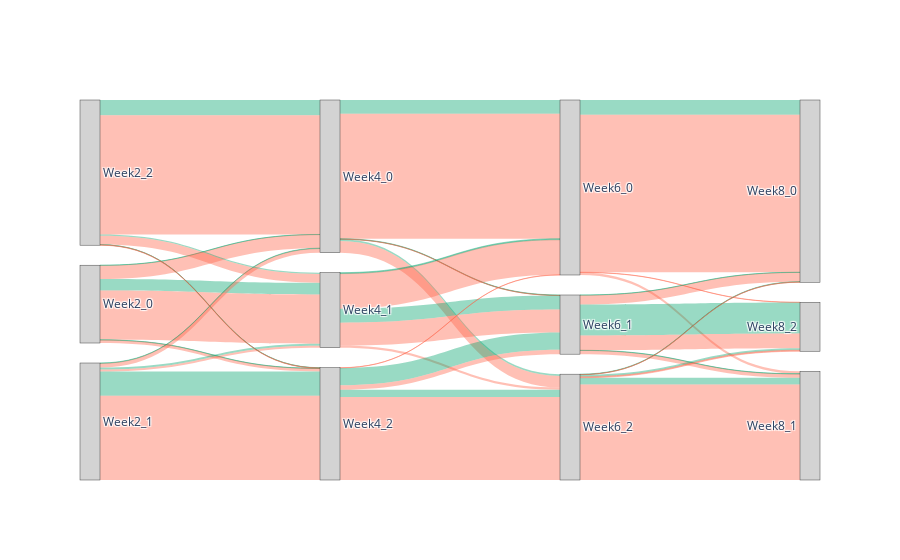

The notebook cell saved with this chart:
### Code cell
percentile = 0.6
x_train, x_test, x_val, y_train, y_test, y_val, feature_names = preprocess(course, path, percentile, feature_types, metadata)
X = np.concatenate([x_train, x_val, x_test], axis=0)
Y = np.concatenate([y_train, y_val, y_test], axis=0)
create_sankey_diagram(labels_path, 'baseline_perc_', [0.2, 0.4, 0.6, 0.8], Y, gamma=True, g=0.6)

### Figure 1 — Plotly figure (JSON) as saved in the notebook; plotly's stock layout.template omitted (floating-point values rounded to 4 significant figures)
{"data": [{"link": {"color": ["rgba(0,163,108, 0.4)", "rgba(255,99,71, 0.4)", "rgba(0,163,108, 0.4)", "rgba(255,99,71, 0.4)", "rgba(0,163,108, 0.4)", "rgba(255,99,71, 0.4)", "rgba(0,163,108, 0.4)", "rgba(255,99,71, 0.4)", "rgba(0,163,108, 0.4)", "rgba(255,99,71, 0.4)", "rgba(0,163,108, 0.4)", "rgba(255,99,71, 0.4)", "rgba(0,163,108, 0.4)", "rgba(255,99,71, 0.4)", "rgba(0,163,108, 0.4)", "rgba(255,99,71, 0.4)", "rgba(0,163,108, 0.4)", "rgba(255,99,71, 0.4)", "rgba(0,163,108, 0.4)", "rgba(255,99,71, 0.4)", "rgba(0,163,108, 0.4)", "rgba(255,99,71, 0.4)", "rgba(0,163,108, 0.4)", "rgba(255,99,71, 0.4)", "rgba(0,163,108, 0.4)", "rgba(255,99,71, 0.4)", "rgba(0,163,108, 0.4)", "rgba(255,99,71, 0.4)", "rgba(0,163,108, 0.4)", "rgba(255,99,71, 0.4)", "rgba(0,163,108, 0.4)", "rgba(255,99,71, 0.4)", "rgba(0,163,108, 0.4)", "rgba(255,99,71, 0.4)", "rgba(0,163,108, 0.4)", "rgba(255,99,71, 0.4)", "rgba(0,163,108, 0.4)", "rgba(255,99,71, 0.4)", "rgba(0,163,108, 0.4)", "rgba(255,99,71, 0.4)", "rgba(0,163,108, 0.4)", "rgba(255,99,71, 0.4)", "rgba(0,163,108, 0.4)", "rgba(255,99,71, 0.4)", "rgba(0,163,108, 0.4)", "rgba(255,99,71, 0.4)", "rgba(0,163,108, 0.4)", "rgba(255,99,71, 0.4)", "rgba(0,163,108, 0.4)", "rgba(255,99,71, 0.4)", "rgba(0,163,108, 0.4)", "rgba(255,99,71, 0.4)", "rgba(0,163,108, 0.4)", "rgba(255,99,71, 0.4)"], "source": [0, 0, 0, 0, 0, 0, 1, 1, 1, 1, 1, 1, 2, 2, 2, 2, 2, 2, 3, 3, 3, 3, 3, 3, 4, 4, 4, 4, 4, 4, 5, 5, 5, 5, 5, 5, 6, 6, 6, 6, 6, 6, 7, 7, 7, 7, 7, 7, 8, 8, 8, 8, 8, 8], "target": [3, 3, 4, 4, 5, 5, 3, 3, 4, 4, 5, 5, 3, 3, 4, 4, 5, 5, 6, 6, 7, 7, 8, 8, 6, 6, 7, 7, 8, 8, 6, 6, 7, 7, 8, 8, 9, 9, 10, 10, 11, 11, 9, 9, 10, 10, 11, 11, 9, 9, 10, 10, 11, 11], "value": [1, 69, 59, 252, 1, 15, 2, 21, 10, 10, 124, 430, 78, 608, 7, 45, 1, 2, 70, 638, 2, 1, 9, 59, 5, 179, 71, 117, 0, 11, 0, 1, 88, 23, 38, 423, 75, 804, 0, 13, 0, 1, 1, 47, 1, 19, 159, 75, 2, 1, 35, 487, 10, 5]}, "node": {"color": ["#D3D3D3", "#D3D3D3", "#D3D3D3", "#D3D3D3", "#D3D3D3", "#D3D3D3", "#D3D3D3", "#D3D3D3", "#D3D3D3", "#D3D3D3", "#D3D3D3", "#D3D3D3"], "label": ["Week2_0", "Week2_1", "Week2_2", "Week4_0", "Week4_1", "Week4_2", "Week6_0", "Week6_1", "Week6_2", "Week8_0", "Week8_1", "Week8_2"]}, "type": "sankey"}], "layout": {}}
